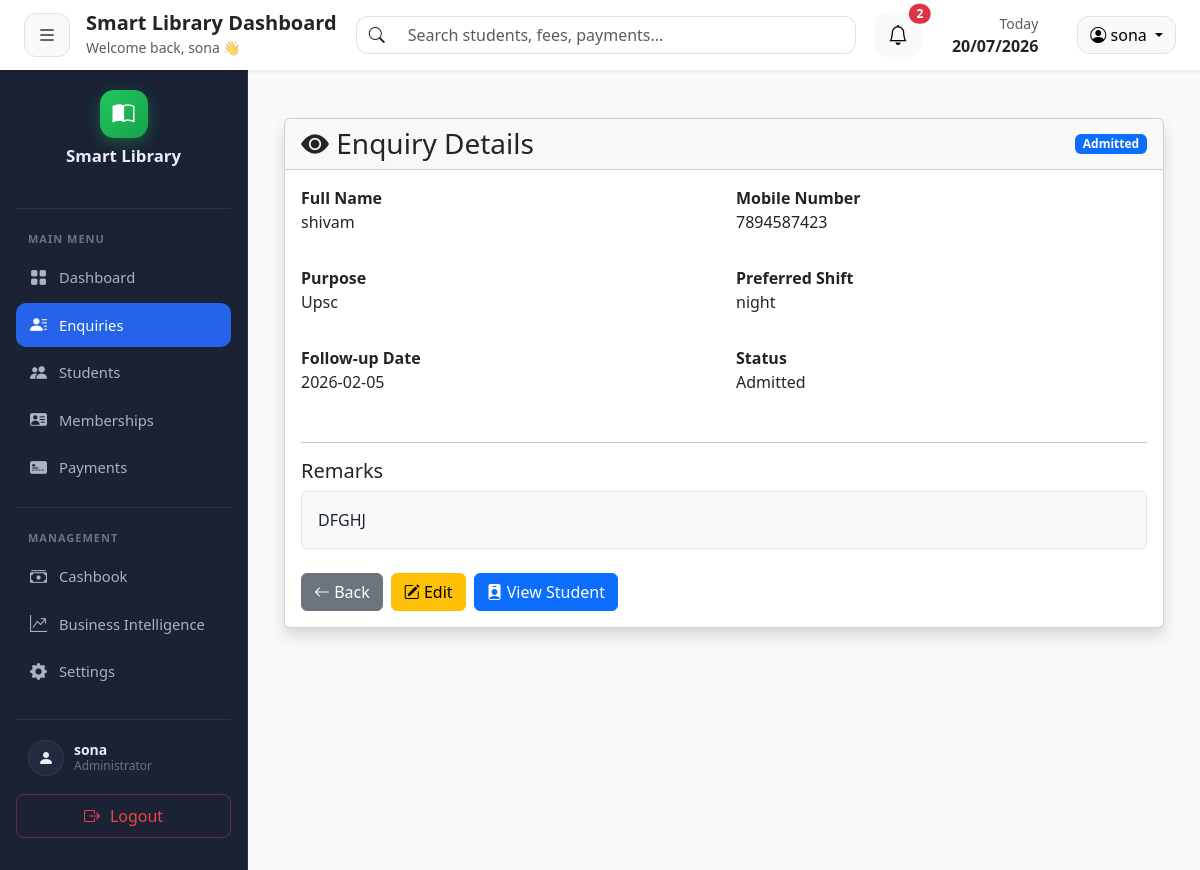
Screenshot of /enquiries/view/4 (signed in) with the database file from the repository.
### tables this page shows
CREATE TABLE enquiries (
    enquiry_id INTEGER PRIMARY KEY AUTOINCREMENT,
    full_name TEXT NOT NULL,
    mobile TEXT NOT NULL,
    purpose TEXT,
    preferred_shift TEXT,
    demo_done INTEGER DEFAULT 0,
    followup_date DATE,
    remarks TEXT,
    status TEXT DEFAULT 'Interested',
    created_at TIMESTAMP DEFAULT CURRENT_TIMESTAMP
, admin_id INTEGER);

### routes/enquiries.py (the view)
@enquiry_bp.route("/view/<int:enquiry_id>")
def view(enquiry_id):
    if "admin_id" not in session:
        return redirect("/")
    admin_id = session["admin_id"]
    conn = get_connection()
    cursor = conn.cursor()
    cursor.execute(
        "SELECT * FROM enquiries WHERE enquiry_id=? AND admin_id=?",
        (enquiry_id, admin_id)
    )
    enquiry = cursor.fetchone()
    if enquiry is None:
        conn.close()
        flash("Enquiry not found.", "danger")
        return redirect(url_for("enquiry.index"))
    cursor.execute(
        "SELECT student_id FROM students WHERE enquiry_id=? AND admin_id=?",
        (enquiry_id, admin_id)
    )
    student = cursor.fetchone()
    conn.close()
    return render_template("enquiries/view.html", enquiry=enquiry, student=student)

### database/db.py (called while the page is built)
def get_connection():
    connection = sqlite3.connect(DATABASE_PATH)
    connection.row_factory = sqlite3.Row
    return connection

### templates/enquiries/view.html (shortened to what this page needs)
{% extends "layouts/base.html" %}
{% block content %}
<div class="container mt-4">
    <div class="card shadow">
        <div class="card-header d-flex justify-content-between align-items-center">
            <h3 class="mb-0">
                <i class="bi bi-eye-fill"></i>
                Enquiry Details
            </h3>
            <span class="badge
                {% if enquiry.status == 'Admitted' %}bg-primary
                {% elif enquiry.status == 'Interested' %}bg-warning text-dark
                {% else %}bg-secondary{% endif %}">
                {{ enquiry.status }}
            </span>
        </div>
        <div class="card-body">
            <div class="row">
                <div class="col-md-6 mb-3">
                    <strong>Full Name</strong>
                    <p>{{ enquiry.full_name }}</p>
                </div>
                <div class="col-md-6 mb-3">
                    <strong>Mobile Number</strong>
                    <p>{{ enquiry.mobile }}</p>
                </div>
                <div class="col-md-6 mb-3">
                    <strong>Purpose</strong>
                    <p>{{ enquiry.purpose }}</p>
                </div>
                <div class="col-md-6 mb-3">
                    <strong>Preferred Shift</strong>
                    <p>{{ enquiry.preferred_shift }}</p>
                </div>
                <div class="col-md-6 mb-3">
                    <strong>Follow-up Date</strong>
                    <p>{{ enquiry.followup_date }}</p>
                </div>
                <div class="col-md-6 mb-3">
                    <strong>Status</strong>
                    <p>{{ enquiry.status }}</p>
                </div>
            </div>
            <hr>
            <h5>Remarks</h5>
            <div class="border rounded p-3 bg-light">
                {{ enquiry.remarks or "No remarks available." }}
            </div>
            <div class="mt-4 d-flex gap-2">
                <a
                    href="{{ url_for('enquiry.index') }}"
                    class="btn btn-secondary">
                    <i class="bi bi-arrow-left"></i>
                    Back
                </a>
                <a
                    href="{{ url_for('enquiry.edit', enquiry_id=enquiry.enquiry_id) }}"
                    class="btn btn-warning">
                    <i class="bi bi-pencil-square"></i>
                    Edit
                </a>
                {% if enquiry.status == 'Admitted' and student %}
                <a
                    href="{{ url_for('student.view', student_id=student.student_id) }}"
                    class="btn btn-primary">
                    <i class="bi bi-person-badge-fill"></i>
                    View Student
                </a>
                {% endif %}
            </div>
        </div>
    </div>
</div>
{% endblock %}

### rows the page displays
enquiries: status "Admitted", full_name "shivam", mobile "7894587423", purpose "Upsc", preferred_shift "night", followup_date "2026-02-05", remarks "DFGHJ"

### other values shown
{{ session.get('username', 'Admin') }} "sona"
{{ counts.total }} "2"
